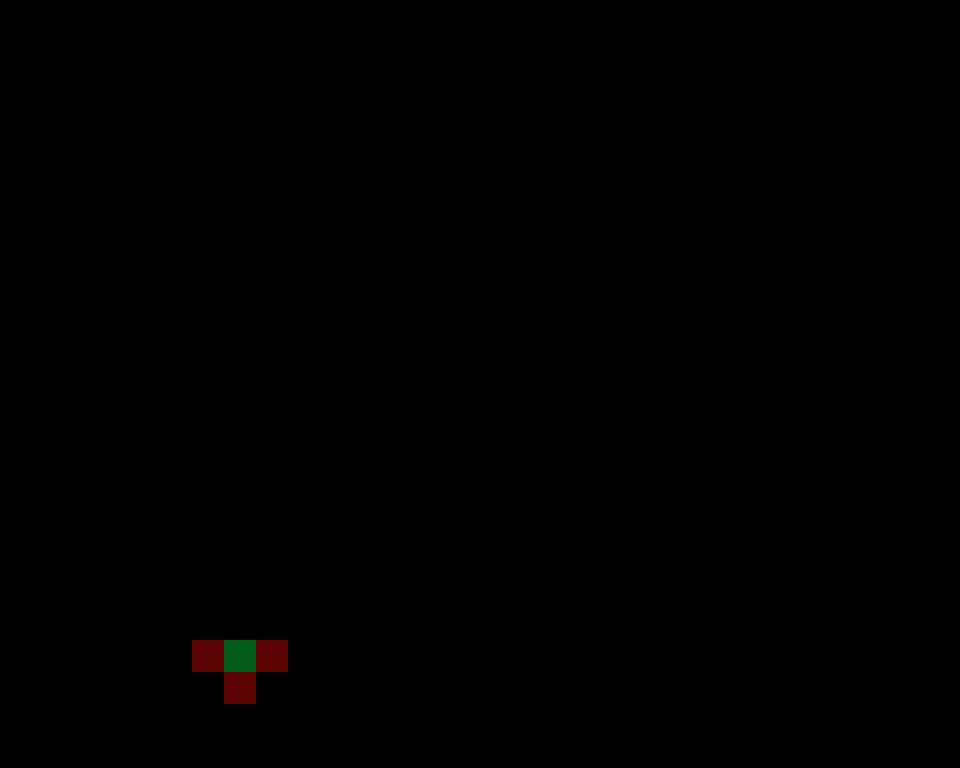

The image is a tile-based game level rendered from a .tmx file. Its description and source (layers, tilesets, objects; grid data summarised) follow:
An orthogonal 30x24 tile map with 32x32 px tiles, 2 tile layers (Collidable, Platforms) and 1 object (DeathSpawn).

<map version="1.0" orientation="orthogonal" width="30" height="24" tilewidth="32" tileheight="32">
 <tileset firstgid="1" name="meta_tiles" tilewidth="32" tileheight="32" spacing="1" margin="1">
  <image source="meta_tiles.png" width="67" height="34" />
 </tileset>
 <layer name="Collidable" width="30" height="24">
  <data>[720 cells, 4 non-empty, 2 distinct tile ids]</data>
 </layer>
 <objectgroup name="Objects" width="30" height="24">
  <object name="DeathSpawn" x="242" y="489">
   <properties>
    <property name="x-coord" value="7.563" />
    <property name="y-coord" value="15.281" />
   </properties>
  </object>
 </objectgroup>
 <layer name="Platforms" width="30" height="24">
  <data>[720 cells, 4 non-empty, 2 distinct tile ids]</data>
 </layer>
</map>
